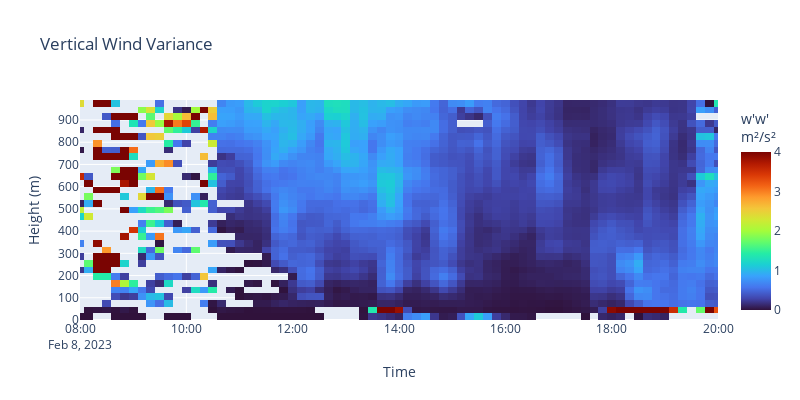

The cell this chart's notebook holds for it:
### Markdown cell above
### <a id='toc5_3_1_'></a>[Vertical Velocity Variance](#toc0_)

### Code cell
# filters 
height_filter = wstats_df["height"] < 1000

fig = go.Figure()

fig.add_heatmap(x=wstats_df[height_filter]['time'], 
                y=wstats_df[height_filter]['height'],
                z=wstats_df[height_filter]['value'],
                colorscale='turbo',
                zmin=0,
                zmax=4,
                colorbar=dict(title="w'w'<br>m²/s²"))

fig.update_layout(
    title='Vertical Wind Variance',
    xaxis_nticks=10,
    yaxis_nticks=10,
    xaxis_title='Time',
    yaxis_title='Height (m)',
    width=800,
    height=400
)
# add colorbar title
fig.update_layout(coloraxis_colorbar=dict(title='m²/s²'))
# set xlimit to the time of the event
fig.update_xaxes(range=[start, end])

### Figure 1 — Plotly figure (JSON) as saved in the notebook; plotly's stock layout.template omitted (floating-point values rounded to 4 significant figures; data arrays with more than 128 entries replaced by an {"elided": "..."} marker saying what was removed)
{"data": [{"colorbar": {"title": {"text": "w'w'<br>m²/s²"}}, "colorscale": [[0, "#30123b"], [0.07143, "#4145ab"], [0.1429, "#4675ed"], [0.2143, "#39a2fc"], [0.2857, "#1bcfd4"], [0.3571, "#24eca6"], [0.4286, "#61fc6c"], [0.5, "#a4fc3b"], [0.5714, "#d1e834"], [0.6429, "#f3c63a"], [0.7143, "#fe9b2d"], [0.7857, "#f36315"], [0.8571, "#d93806"], [0.9286, "#b11901"], [1, "#7a0402"]], "type": "heatmap", "x": {"elided": "9504 str values"}, "y": {"elided": "9504 int values"}, "z": {"elided": "9504 float values"}, "zmax": 4, "zmin": 0}], "layout": {"coloraxis": {"colorbar": {"title": {"text": "m²/s²"}}}, "height": 400, "title": {"text": "Vertical Wind Variance"}, "width": 800, "xaxis": {"nticks": 10, "range": ["2023-02-08T08:00:00", "2023-02-08T20:00:00"], "title": {"text": "Time"}}, "yaxis": {"nticks": 10, "title": {"text": "Height (m)"}}}}
